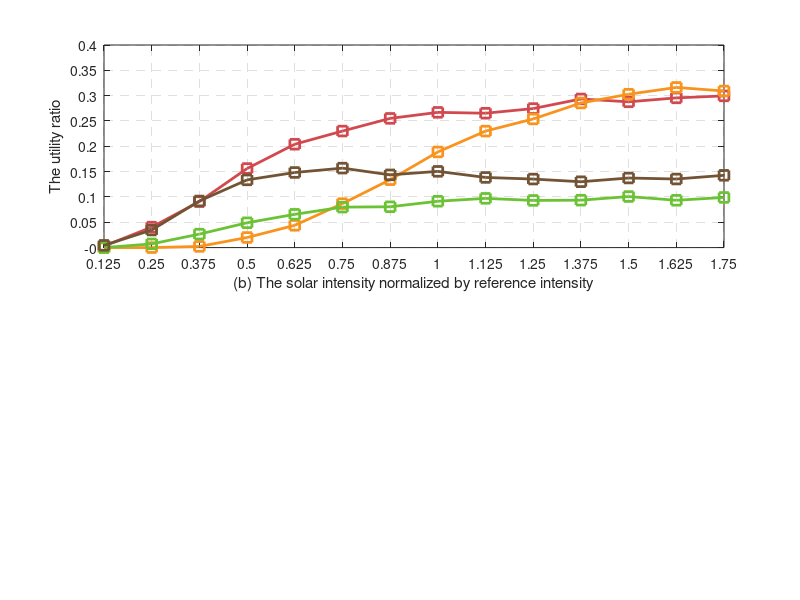

The MATLAB source for this figure: (Note: this script raises an error after producing the figure.)
clear, clc
subplot(2,1,1)
nRunning = 10000;
load('fig4.mat')
leaveRate = [0.125 * [1:16]];
WIDTH = 2;

r = 209/255;
g = 73/255;
b = 78/255;
plot(leaveRate, proposedReward ./ nRunning, 's-','LineWidth',WIDTH,'Color',[r g b],'MarkerSize',7);

box on;
hold on;
grid on;


axis([0.125, 1.75, 0, 0.4])
set(gca,'xtick',[0.125:0.125:1.75],'ytick',[-0:0.05:0.4])

xlabel('(b) The solar intensity normalized by reference intensity')
ylabel('The utility ratio')
r = 248/255;
g = 147/255;
b = 29/255;
plot(leaveRate, energyReward ./ nRunning, 's-','LineWidth',WIDTH,'Color',[r g b],'MarkerSize',7);

r = 107/255;
g = 194/255;
b = 53/255;
plot(leaveRate, randomReward ./ nRunning, 's-','LineWidth',WIDTH,'Color',[r g b],'MarkerSize',7);

r = 114/255;
g = 83/255;
b = 52/255;
plot(leaveRate, CSMAoverallreward ./ nRunning, 's-','LineWidth',WIDTH,'Color',[r g b],'MarkerSize',7);


set(gca,'GridLineStyle','--')
legend('Proposed POMDP','EB Method','Random','CSMA/CA',30)
